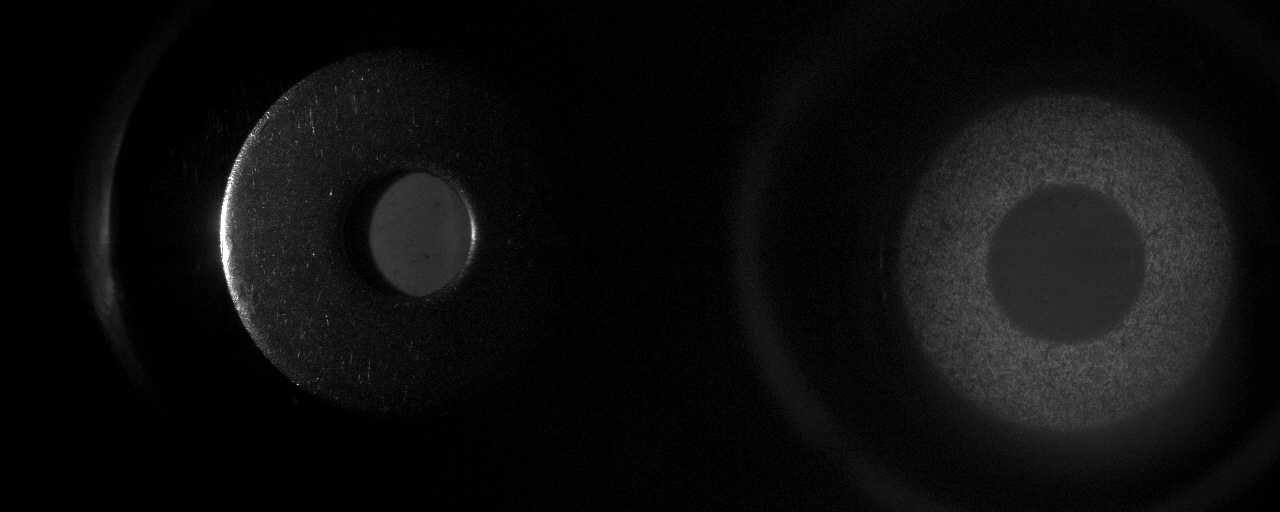
%> input picture piece.jpg, 1280 x 512 px
$ octave ContactArea.m   (GNU Octave 9; MATLAB toolbox functions it lacks are replaced by stand-ins)
%> lines starting %> are read from the running program, lines starting %| are printed output that depends on the picture
### scaleComputation.m
function scale = scaleComputation(imgPiece)
  middleLine = size(imgPiece,2)/2;
  imgContact = imgPiece(:,middleLine+1:end);
  [centers1,radii1] = imfindcircles(imgContact,[50 100],'ObjectPolarity','dark', ...
    'Sensitivity',0.975);
  scale = 2.75/radii1; % radius of the real piece = 2.75
end

### registration.m
function [Xtrans,Ytrans,Angle] = registration(imgTriangle)
  middleLine = size(imgTriangle,2)/2;
  imgRidges  = imgTriangle(:,1:middleLine);
  imgContact = imgTriangle(:,middleLine+1:end);

  imgContactCorr = imgContact;
  imgContactCorr(imgContactCorr <0) = 0;

  imgRidgesCorr = imgRidges;
  imgRidgesCorr(imgRidgesCorr < 0) = 0;

  t=[5 5];
  H2 = fspecial('average',t);
  ImageMoy = imfilter(imgContactCorr, H2);
  ImageMoy = medfilt2(imgContactCorr, t);

  imgContactCorr = imadjust(imgContactCorr);
  imgRidgesCorr = imadjust(imgRidgesCorr);

  [centers1,radii1] = imfindcircles(ImageMoy,[20 40],'ObjectPolarity','dark', ...
      'Sensitivity',0.925);
  %     figure(1)
  %     imshow(ImageMoy)
  %     h = viscircles(centers1,radii1);

  [centers2,radii2] = imfindcircles(imgRidgesCorr,[20 40],'ObjectPolarity','dark', ...
      'Sensitivity',0.95);
  % [4 lines of commented-out code are left out]

  centers1XSorted = sort (centers1(:,1));
  centers1YSorted = sort (centers1 (:,2));

  centers2XSorted = sort (centers2(:,1));
  centers2YSorted = sort (centers2 (:,2));
  Xtrans =  -(centers1XSorted(3,1)-centers2XSorted(3,1)+7);
  Ytrans =  -(centers1YSorted(2,1)-centers2YSorted(2,1));

  tan1 = (centers1YSorted(2,1)-centers1YSorted(1,1)) / (centers1XSorted(2,1)-centers1XSorted(1,1)) ;
  tan2 = (centers2YSorted(2,1)-centers2YSorted(1,1)) / (centers2XSorted(2,1)-centers2XSorted(1,1)) ;
  atan1 = (atan (tan1));
  atan2 = (atan (tan2)) ;

  Angle = (atan1 - atan2) ;
  Angle = ( Angle * 180 ) / pi ;
end

### ContactArea.m
%%%%%%%%%%%%%%%%%%%%%%%%%%%%%%%%%%%%%%%%%%%
%%Load mire and blank image
%%%%%%%%%%%%%%%%%%%%%%%%%%%%%%%%%%%%%%%%%%%
folder = pwd;
%%compute scale with one coin
imgPiece = im2double(imread([folder '/piece.jpg']));
%> imgPiece: size 512x1280 double; min 0, max 1, mean 0.0535
scale = scaleComputation(imgPiece); % in mm/px
%> in scaleComputation, `imgContact = imgPiece(:,middleLine+1:end);`:
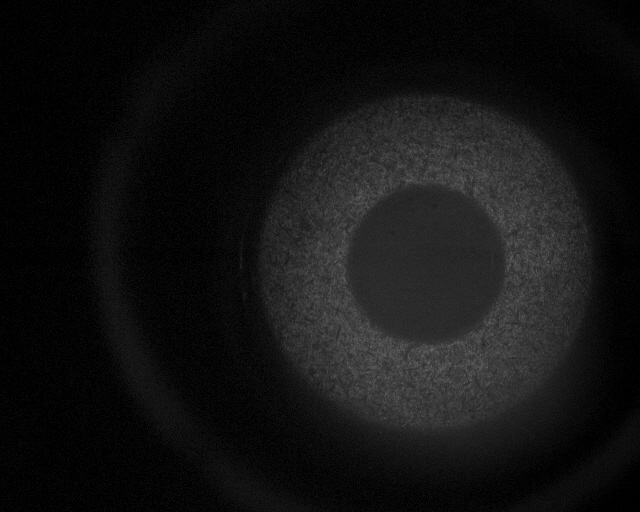
%> imgContact: size 512x640 double; min 0, max 0.396, mean 0.0732
%> in scaleComputation, `[centers1,radii1] = imfindcircles(imgContact,[50 100],'ObjectPolarity'..`: centers1 = [426.1 265]; radii1 = 83.61
%> in scaleComputation, `scale = 2.75/radii1;`: scale = 0.0329
%> scale = 0.0329

%%estimate the transformation and realign figures
imgTriangle = im2double(imread([folder '/triangle1.jpg']));
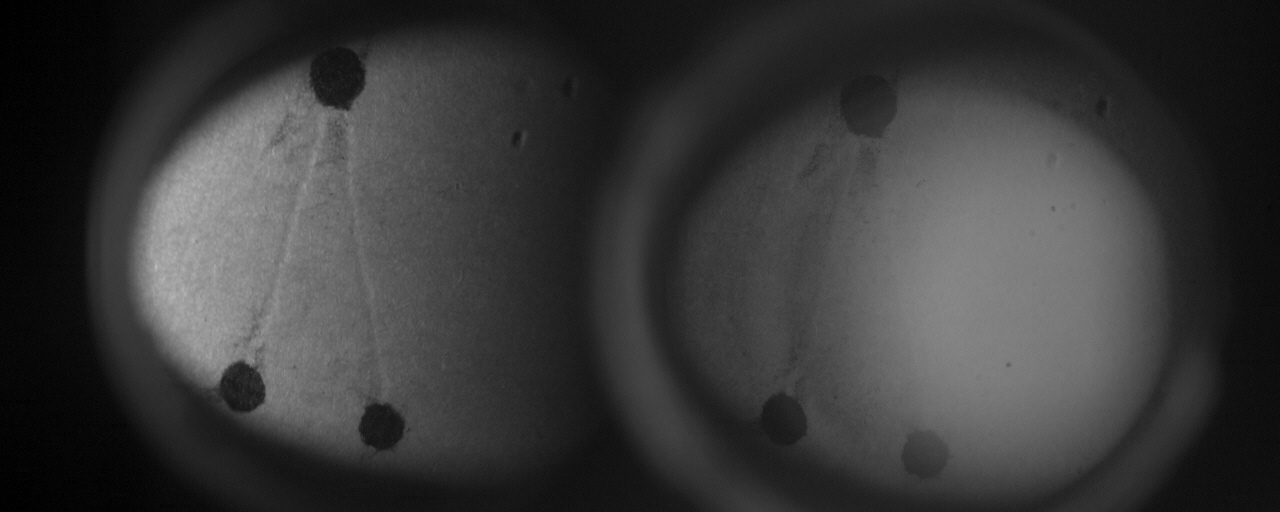
%> input picture triangle1.jpg, 1280 x 512 px
%> imgTriangle: size 512x1280 double; min 0, max 0.753, mean 0.222
[Xtrans,Ytrans,Angle] = registration(imgTriangle);
%> in registration, `imgRidgesCorr = imadjust(imgRidgesCorr);`:
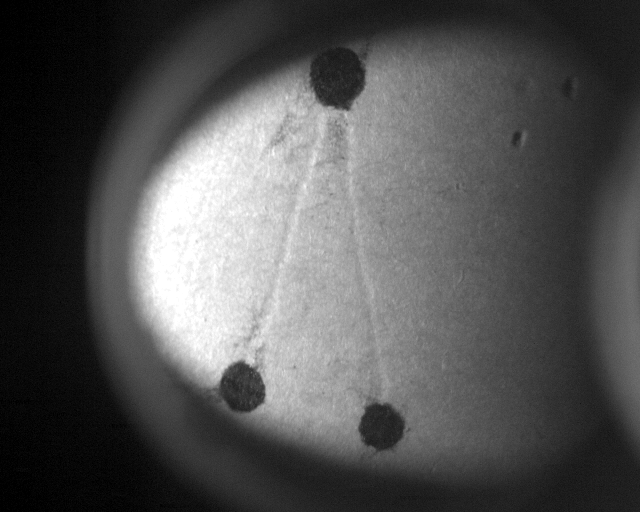
%> imgRidgesCorr: size 512x640 double; min 0, max 1, mean 0.329
%> in registration, `[centers1,radii1] = imfindcircles(ImageMoy,[20 40],'ObjectPolarity','d..`: centers1 = [143.5 420.8; 228.8 104.4; 284.7 456.9; 43.42 309.8; 458.6 110.3; 579.1 425.2]; radii1 = [24.26; 28.84; 23.21; 33.53; 39.21; 21.3]
%> in registration, `[centers2,radii2] = imfindcircles(imgRidgesCorr,[20 40],'ObjectPolarit..`: centers2 = [382 427.9; 243.2 388.5; 337.2 76.76; 60.61 241.4; 148.4 152.7]; radii2 = [22.67; 23.74; 29; 26.83; 21.02]
%> in registration, `centers1XSorted = sort (centers1(:,1));`: centers1XSorted = [43.42; 143.5; 228.8; 284.7; 458.6; 579.1]
%> in registration, `centers1YSorted = sort (centers1 (:,2));`: centers1YSorted = [104.4; 110.3; 309.8; 420.8; 425.2; 456.9]
%> in registration, `centers2XSorted = sort (centers2(:,1));`: centers2XSorted = [60.61; 148.4; 243.2; 337.2; 382]
%> in registration, `centers2YSorted = sort (centers2 (:,2));`: centers2YSorted = [76.76; 152.7; 241.4; 388.5; 427.9]
%> in registration, `Xtrans =  -(centers1XSorted(3,1)-centers2XSorted(3,1)+7);`: Xtrans = 7.4
%> in registration, `Ytrans =  -(centers1YSorted(2,1)-centers2YSorted(2,1));`: Ytrans = 42.4
%> in registration, `tan1 = (centers1YSorted(2,1)-centers1YSorted(1,1)) / (centers1XSorted(..`: tan1 = 0.0592
%> in registration, `tan2 = (centers2YSorted(2,1)-centers2YSorted(1,1)) / (centers2XSorted(..`: tan2 = 0.865
%> in registration, `atan1 = (atan (tan1));`: atan1 = 0.0592
%> in registration, `atan2 = (atan (tan2)) ;`: atan2 = 0.713
%> in registration, `Angle = (atan1 - atan2) ;`: Angle = -0.654
%> in registration, `Angle = ( Angle * 180 ) / pi ;`: Angle = -37.48
%> Xtrans = 7.4; Ytrans = 42.4; Angle = -37.48

middleLine = size(imgTriangle,2)/2;
%> middleLine = 640
imgRidges = imgTriangle(:,1:middleLine);
imgContact = imgTriangle(:,middleLine+1:end);
imgContactRot = imrotate (imgContact, Angle , 'crop');
imgContactReg = imtranslate(imgContactRot,[Xtrans ,Ytrans]);

%%load background and correct contrast and light deviation
imgBackground = im2double(imread([folder '/empty.jpg']));
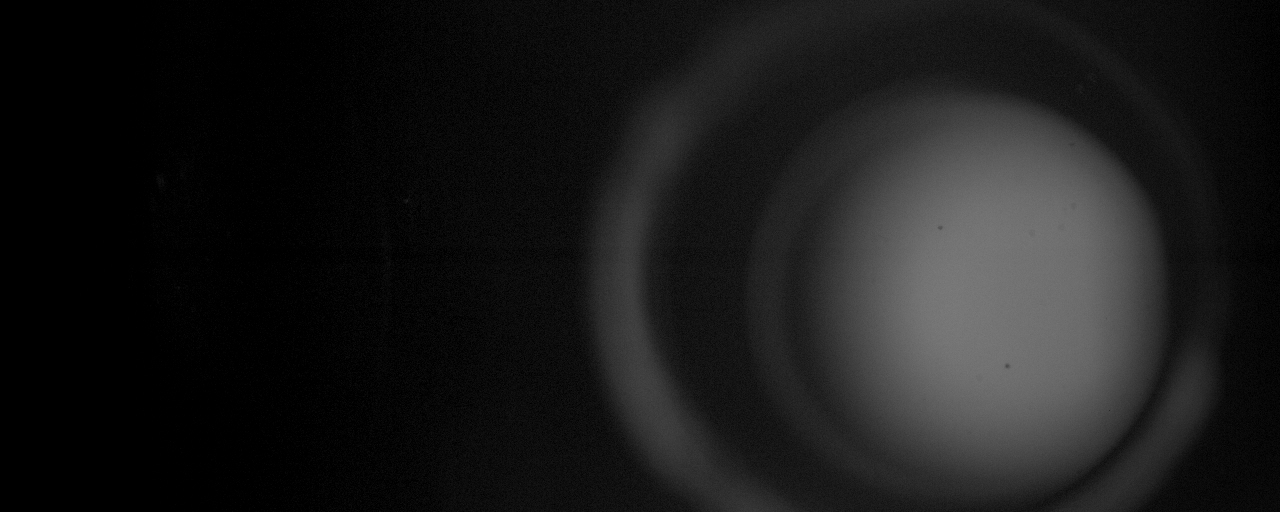
%> input picture empty.jpg, 1280 x 512 px
%> imgBackground: size 512x1280 double; min 0, max 0.486, mean 0.0998
imgRidgesBack  = imgBackground(:,1:middleLine);
imgContactBack  = imgBackground(:,middleLine+1:end);
imgContactRot = imrotate (imgContactBack, Angle , 'crop');
imgContactBackReg = imtranslate(imgContactRot,[Xtrans ,Ytrans]);
histogram(imgContactBackReg(50:450,150:600),0:0.003:0.5)
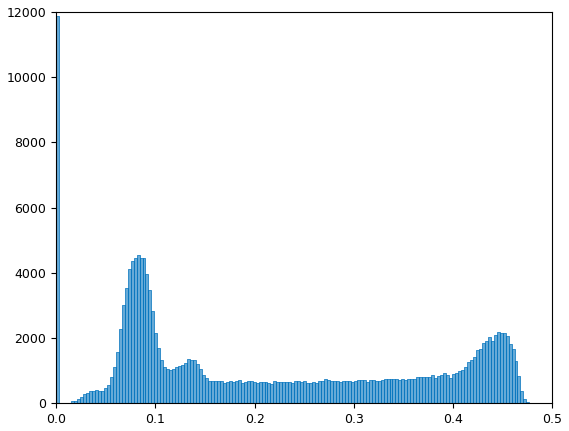
%> figure redrawn from the program's plot data; tallest bar 11880 high, from x = 0 to 0.003


    %%transmissive light, black is background
imgRidgesCorr = imgRidges-imgRidgesBack;
imgRidgesCorr(imgRidgesCorr <0) = 0;
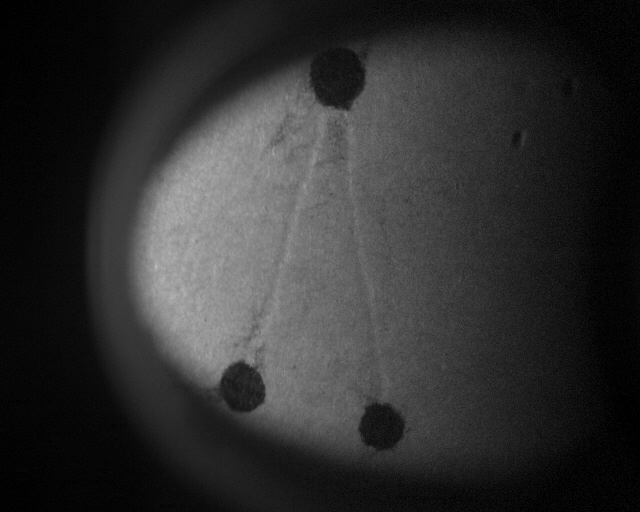
%> imgRidgesCorr: size 512x640 double; min 0, max 0.749, mean 0.185
imgRidgesCorr = imadjust(imgRidgesCorr,[0,0.5]);

    %%reflective light, white is background
    %%scale according to background illumination
se = strel('disk',9);
% imgContactBackOpen = (imopen(imgContactBackReg,se)+0.15)*1.15;
imgContactBackOpen = imgContactBackReg;
imgContactCorr = imgContactReg./imgContactBackOpen;
%imgContactCorr = imgContactCorr/prctile(imgContactCorr(:),99);  %%scale back to 1
imgContactCorr(imgContactCorr >1) = 1;                          %%clip extreme values
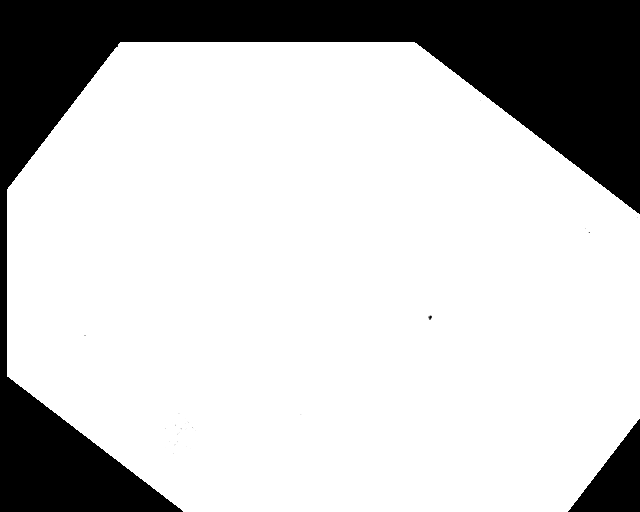
%> imgContactCorr: size 512x640 double; 22.38% of the values are NaN or infinite; the others: min 0.919, max 1, mean 1; drawn with min black, max white, NaN and infinite black

%%find the circle in which the circle enters in contact
h = imshow(imgContactReg);
%> (the run ends here)
